Frame 1 (no input): blank canvas, image omitted
Frame 60 (no input): blank canvas, image omitted
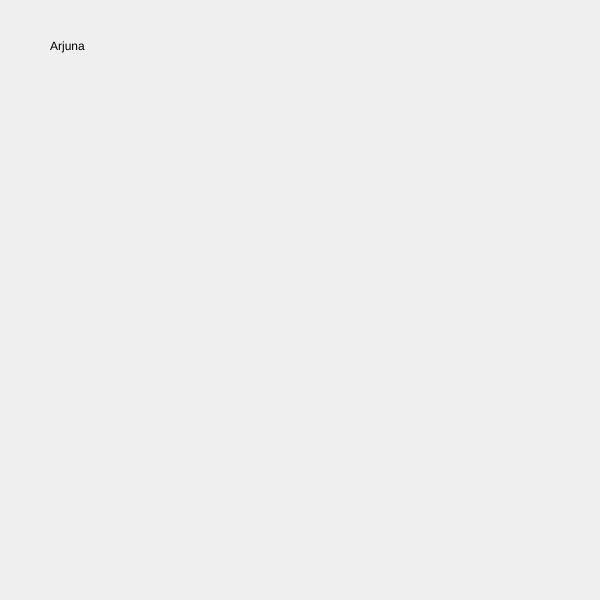
Frame 120 (the mouse pressed at the canvas centre since frame 60)

The p5.js sketch whose frames 1 and 60 were blank and that drew this single picture after the mouse press (run headless with seeded random() and noise() and a simulated clock; from frame 60 on, the mouse is pressed at the canvas centre):

// p5.js sketch
// ── sketch.js
let servants = [{
  name :"Arjuna", 
  alignment : "lawful evil"
}, {
  name: "Karna",
  alignment: "lawful good"
} ,{
  name:"Kama", 
  alignment :"chaotic evil"
}, {
  name :"Oberon",
  alignment:"chaotic evil"
}];

let randomIndex;

function setup(){
createCanvas(600,600);
background(200);
}

function draw() {

}

function mousePressed(){
  background(random(200,255));
  randomIndex = int(random(servants.length));
  text(servants[randomIndex].name, 50, 50);
  servants.splice(randomIndex,1);
}
